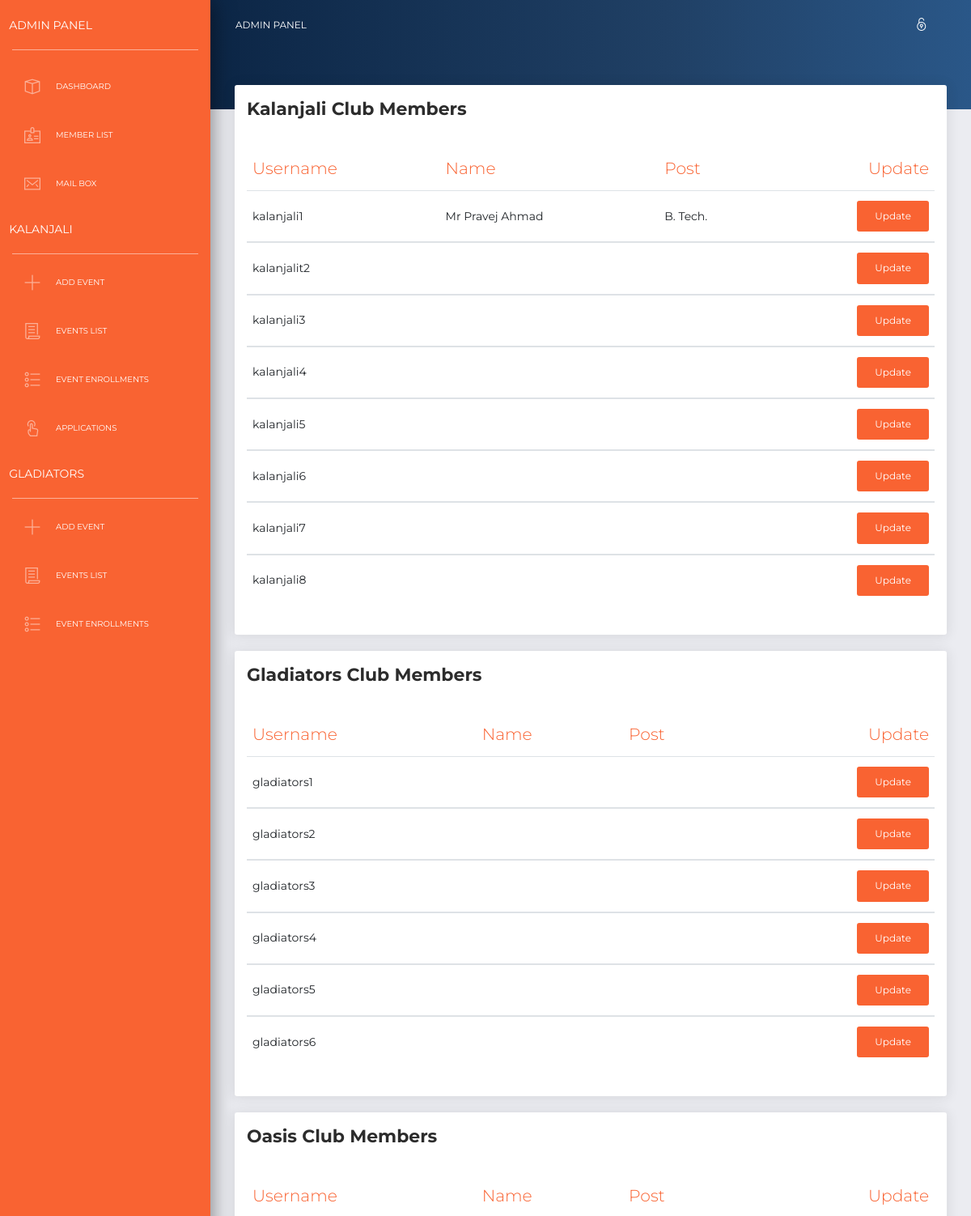
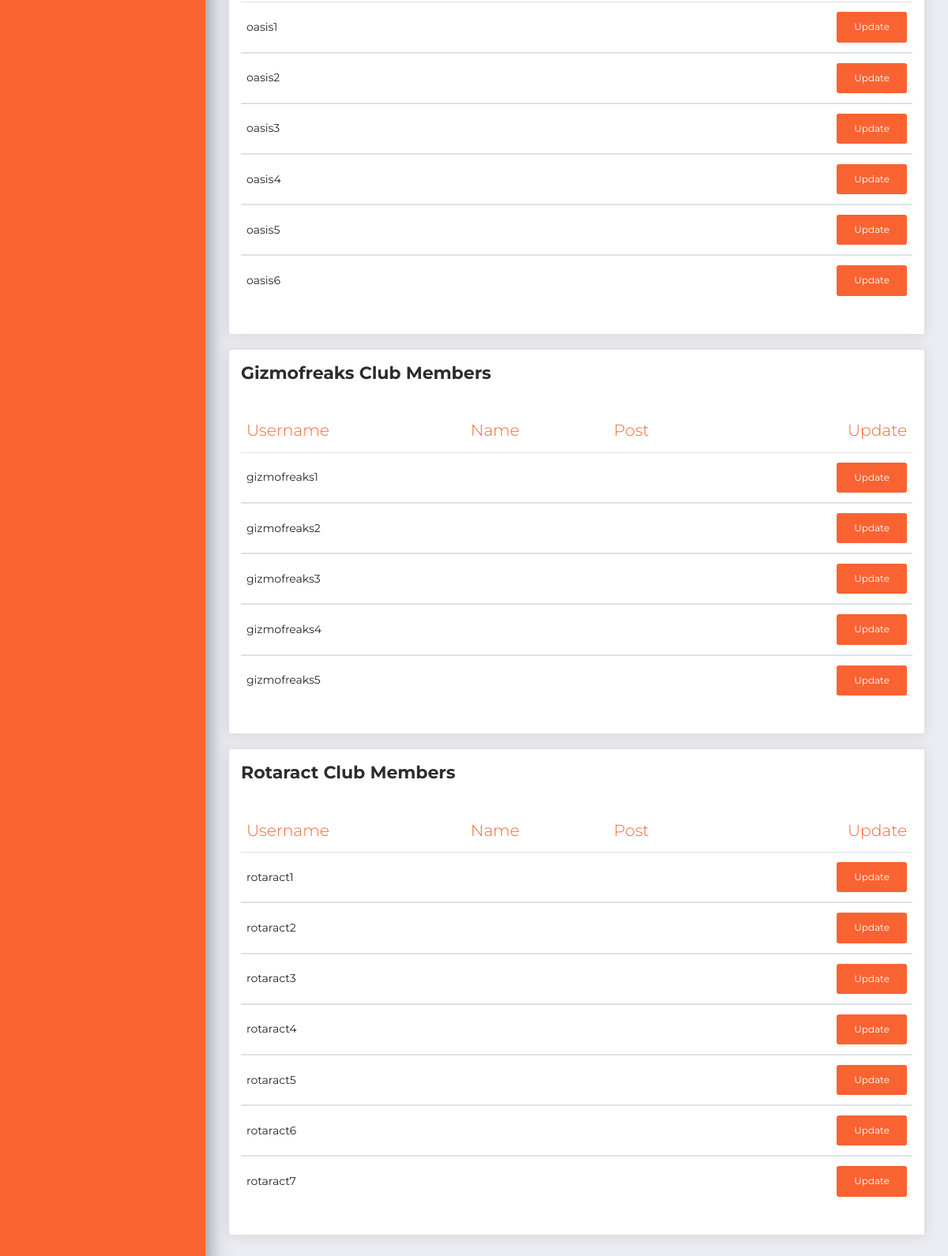
Page /admin/memberlist.php (signed in) on the committed database (2 pictures, top to bottom).
### tables this page shows
CREATE TABLE `teammember` (
  `id` int(11) NOT NULL,
  `username` varchar(30) NOT NULL,
  `password` varchar(30) NOT NULL,
  `role` varchar(30) NOT NULL,
  `post` varchar(30) NOT NULL,
  `name` varchar(30) NOT NULL,
  `image` varchar(300) NOT NULL,
  `auth` varchar(30) NOT NULL,
  `created_dt` timestamp NOT NULL DEFAULT current_timestamp(),
  `updated-dt` timestamp NOT NULL DEFAULT current_timestamp() ON UPDATE current_timestamp()
);

### admin/memberlist.php (the view, shortened to what this page needs)
<!DOCTYPE html>
<html lang="en">
<?php
include('plugins/head.php');
?>
<body class="">
    <div class="wrapper ">
        <?php
        include('plugins/header.php')
        ?>
        <div class="panel-header panel-header-sm">
        </div>
        <div class="content">
            <div class="row">
                <div class="col-md-12">
                    <div class="card">
                        <div class="card-header">
                            <h5 class="title">Kalanjali Club Members</h5>
                        </div>
                        <div class="card-body">
                            <div class="table-responsive">
                                <table class="table">
                                    <thead class=" text-primary">
                                        <th>Username</th>
                                        <th>Name</th>
                                        <th>Post</th>
                                        <th class="text-right">Update</th>
                                    </thead>
                                    <?php
                                    include('../dbs/connect.php');
                                    $sql = "SELECT * from teammember";
                                    $results = $connect->query($sql);
                                    while ($final = $results->fetch_assoc()) {
                                        if ($final['role'] == 'kalanjalitm') { ?>
                                            <tbody>
                                                <tr>
                                                    <td><?php
                                                        if ($final['role'] == 'kalanjalitm') { ?>
                                                            <?php echo $final['username'] ?>
                                                        <?php }
                                                        ?></td>
                                                    <td><?php
                                                        if ($final['role'] == 'kalanjalitm') { ?>
                                                            <?php echo $final['name'] ?>
                                                        <?php }
                                                        ?></td>
                                                    <td><?php
                                                        if ($final['role'] == 'kalanjalitm') { ?>
                                                            <?php echo $final['post'] ?>
                                                        <?php }
                                                        ?></td>
                                                    <td class="text-right">
                                                        <a href="memberupdate.php?up_id=<?php echo $final['id'] ?>"><button class="btn btn-primary">Update</button></a>
                                                    </td>
                                                </tr>
                                            </tbody>
                                        <?php } ?>
                                    <?php } ?>
                                </table>
                            </div>
                        </div>
                    </div>
                </div>
                <div class="col-md-12">
                    <div class="card">
                        <div class="card-header">
                            <h5 class="title">Gladiators Club Members</h5>
                        </div>
                        <div class="card-body">
                            <div class="table-responsive">
                                <table class="table">
                                    <thead class=" text-primary">
                                        <th>Username</th>
                                        <th>Name</th>
                                        <th>Post</th>
                                        <th class="text-right">Update</th>
                                    </thead>
                                    <?php
                                    include('../dbs/connect.php');
                                    $sql = "SELECT * from teammember";
                                    $results = $connect->query($sql);
                                    while ($final = $results->fetch_assoc()) {
                                        if ($final['role'] == 'gladiatorstm') { ?>
                                            <tbody>
                                                <tr>
                                                    <td><?php
                                                        if ($final['role'] == 'gladiatorstm') { ?>
                                                            <?php echo $final['username'] ?>
                                                        <?php }
                                                        ?></td>
                                                    <td><?php
                                                        ?></td>
                                                    <td><?php
                                                        ?></td>
                                                    <td class="text-right">
                                                        <a href="memberupdate.php?up_id=<?php echo $final['id'] ?>"><button class="btn btn-primary">Update</button></a>
                                                    </td>
                                                </tr>
                                            </tbody>
                                        <?php } ?>
                                    <?php } ?>
                                </table>
                            </div>
                        </div>
                    </div>
                </div>
                <div class="col-md-12">
                    <div class="card">
                        <div class="card-header">
                            <h5 class="title">Oasis Club Members</h5>
                        </div>
                        <div class="card-body">
                            <div class="table-responsive">
                                <table class="table">
                                    <thead class=" text-primary">
                                        <th>Username</th>
                                        <th>Name</th>
                                        <th>Post</th>
                                        <th class="text-right">Update</th>
                                    </thead>
                                    <?php
                                    include('../dbs/connect.php');
                                    $sql = "SELECT * from teammember";
                                    $results = $connect->query($sql);
                                    while ($final = $results->fetch_assoc()) {
                                        if ($final['role'] == 'oasistm') { ?>
                                            <tbody>
                                                <tr>
                                                    <td><?php
                                                        if ($final['role'] == 'oasistm') { ?>
                                                            <?php echo $final['username'] ?>
                                                        <?php }
                                                        ?></td>
                                                    <td><?php
                                                        ?></td>
                                                    <td><?php
                                                        ?></td>
                                                    <td class="text-right">
                                                        <a href="memberupdate.php?up_id=<?php echo $final['id'] ?>"><button class="btn btn-primary">Update</button></a>
                                                    </td>
                                                </tr>
                                            </tbody>
                                        <?php } ?>
                                    <?php } ?>
                                </table>
                            </div>
                        </div>
                    </div>
                </div>
                <div class="col-md-12">
                    <div class="card">
                        <div class="card-header">
                            <h5 class="title">Gizmofreaks Club Members</h5>
                        </div>
                        <div class="card-body">
                            <div class="table-responsive">
                                <table class="table">
                                    <thead class=" text-primary">
                                        <th>Username</th>
                                        <th>Name</th>
                                        <th>Post</th>
                                        <th class="text-right">Update</th>
                                    </thead>
                                    <?php
                                    include('../dbs/connect.php');
                                    $sql = "SELECT * from teammember";
                                    $results = $connect->query($sql);
                                    while ($final = $results->fetch_assoc()) {
                                        if ($final['role'] == 'gizmofreakstm') { ?>
                                            <tbody>
                                                <tr>
                                                    <td><?php
                                                        if ($final['role'] == 'gizmofreakstm') { ?>
                                                            <?php echo $final['username'] ?>
                                                        <?php }
                                                        ?></td>
                                                    <td><?php
                                                        ?></td>
                                                    <td><?php
                                                        ?></td>
                                                    <td class="text-right">
                                                        <a href="memberupdate.php?up_id=<?php echo $final['id'] ?>"><button class="btn btn-primary">Update</button></a>
                                                    </td>
                                                </tr>
                                            </tbody>
                                        <?php } ?>
                                    <?php } ?>
                                </table>
                            </div>
                        </div>
                    </div>
                </div>
                <div class="col-md-12">
                    <div class="card">
                        <div class="card-header">
                            <h5 class="title">Rotaract Club Members</h5>
                        </div>
                        <div class="card-body">
                            <div class="table-responsive">
                                <table class="table">
                                    <thead class=" text-primary">
                                        <th>Username</th>
                                        <th>Name</th>
                                        <th>Post</th>
                                        <th class="text-right">Update</th>
                                    </thead>
                                    <?php
                                    include('../dbs/connect.php');
                                    $sql = "SELECT * from teammember";
                                    $results = $connect->query($sql);
                                    while ($final = $results->fetch_assoc()) {
                                        if ($final['role'] == 'rotaracttm') { ?>
                                            <tbody>
                                                <tr>
                                                    <td><?php
                                                        if ($final['role'] == 'rotaracttm') { ?>
                                                            <?php echo $final['username'] ?>
                                                        <?php }
                                                        ?></td>
                                                    <td><?php
                                                        ?></td>
                                                    <td><?php
                                                        ?></td>
                                                    <td class="text-right">
                                                        <a href="memberupdate.php?up_id=<?php echo $final['id'] ?>"><button class="btn btn-primary">Update</button></a>
                                                    </td>
                                                </tr>
                                            </tbody>
                                        <?php } ?>
                                    <?php } ?>
                                </table>
                            </div>
                        </div>
                    </div>
                </div>
            </div>
        </div>
    </div>
</body>
</html>

### rows in the picture
teammember: username "kalanjali1", name "Mr Pravej Ahmad", post "B. Tech."
teammember: username "kalanjalit2"
teammember: username "kalanjali3"
teammember: username "kalanjali4"
teammember: username "kalanjali5"
teammember: username "kalanjali6"
teammember: username "kalanjali7"
teammember: username "kalanjali8"
teammember: username "gladiators1"
teammember: username "gladiators2"
teammember: username "gladiators3"
teammember: username "gladiators4"
teammember: username "gladiators5"
teammember: username "gladiators6"
teammember: username "oasis1"
teammember: username "oasis2"
teammember: username "oasis3"
teammember: username "oasis4"
teammember: username "oasis5"
teammember: username "oasis6"
teammember: username "gizmofreaks1"
teammember: username "gizmofreaks2"
teammember: username "gizmofreaks3"
teammember: username "gizmofreaks4"
teammember: username "gizmofreaks5"
teammember: username "rotaract1"
teammember: username "rotaract2"
teammember: username "rotaract3"
teammember: username "rotaract4"
teammember: username "rotaract5"
teammember: username "rotaract6"
teammember: username "rotaract7"
